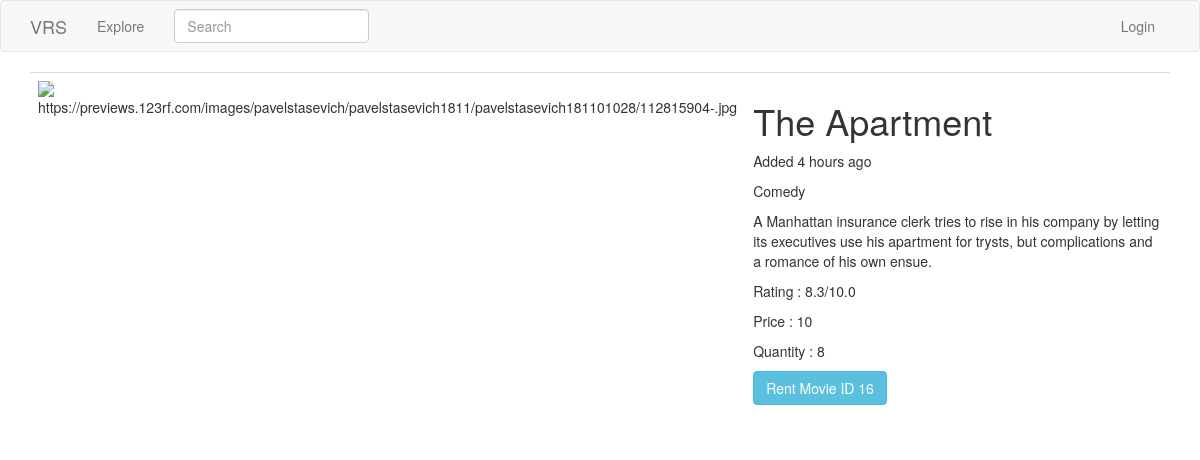
/movie/16, run on an earlier commit of the app's database.
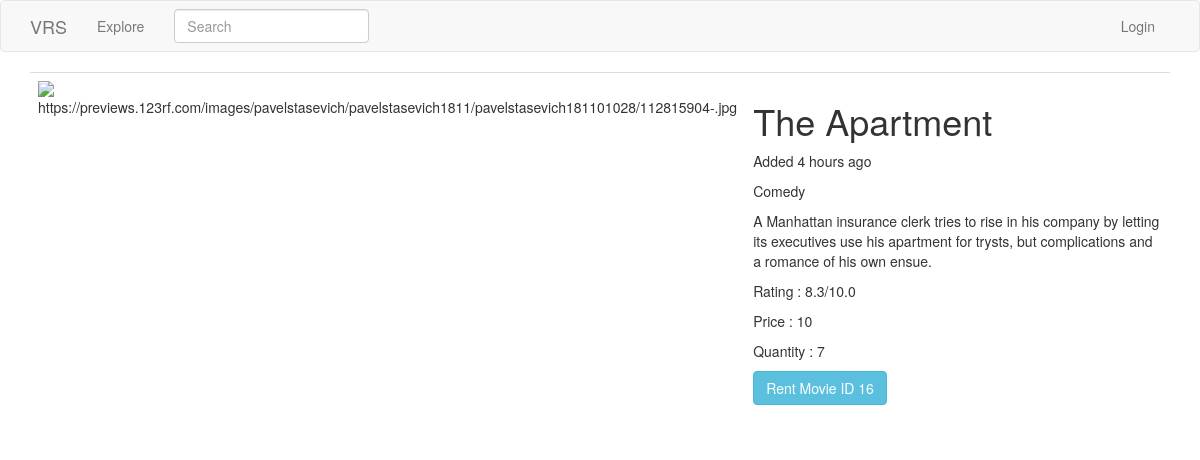
And on a later commit of the database.
### app/models.py (models this page shows, shortened)
class SearchableMixin(object):
    @classmethod
    def search(cls, expression, page, per_page):
        ids, total = query_index(cls.__tablename__, expression, page, per_page)
        if total == 0:
            return cls.query.filter_by(id=0), 0
        when = []
        for i in range(len(ids)):
            when.append((ids[i], i))
        return cls.query.filter(cls.id.in_(ids)).order_by(
            db.case(when, value=cls.id)), total

class Movie(SearchableMixin,db.Model):
    __searchable__ = ['name', 'genre', 'rating', 'price', 'description']
    id = db.Column(db.Integer, primary_key=True)
    name = db.Column(db.String(40))
    img_path = db.Column(db.String(140))
    description = db.Column(db.String(140))
    genre = db.Column(db.String(40))
    rating = db.Column(db.Float)
    price = db.Column(db.Float)
    quantity = db.Column(db.Integer)
    timestamp = db.Column(db.DateTime, index=True, default=datetime.utcnow)

### app/routes.py (the view)
@app.route('/movie/<id>', methods=['GET', 'POST'])
def movie(id):
    if str(request.form.get('Rent Movie'))[:10] == 'Rent Movie':
        if(current_user.is_authenticated):
            rent_movie(current_user.id, int(str(request.form.get('Rent Movie'))[14:]))
        else:
            flash('Please login to rent a movie')
    movie = Movie.query.filter_by(id=id).first_or_404()
    page = request.args.get('page', 1, type=int)
    movies = Movie.query.order_by(Movie.timestamp.desc()).paginate(
        page, app.config['MOVIES_PER_PAGE'], False)
    next_url = url_for('movie',id=Movie.query.order_by(Movie.id.data)[-1], page=movies.next_num) \
        if movies.has_next else None
    prev_url = url_for('movie',id=Movie.query.order_by(Movie.id.data)[0], page=movies.prev_num) \
        if movies.has_prev else None
    return render_template('movie.html', movie=movie, movies=movies.items,
                           next_url=next_url, prev_url=prev_url)

### app/forms.py
class SearchForm(FlaskForm):
    q = StringField('Search', validators=[DataRequired()])
    def __init__(self, *args, **kwargs):
        if 'formdata' not in kwargs:
            kwargs['formdata'] = request.args
        if 'meta' not in kwargs:
            kwargs['meta'] = {'csrf': False}
        super(SearchForm, self).__init__(*args, **kwargs)

### app/routes.py (called while the page is built)
@app.before_request
def before_request():
    if current_user.is_authenticated:
        current_user.last_seen = datetime.utcnow()
        db.session.commit()
    g.search_form = SearchForm()
    g.locale = str(getlocale())

### app/templates/movie.html
{% extends "base.html" %}
{% block app_content %}
    <table class="table table-hover">
        <tr>
            <td width="300px"><img width="300" height="400" src="{{ movie.img_path }}" alt="https://previews.123rf.com/images/pavelstasevich/pavelstasevich1811/pavelstasevich181101028/112815904-.jpg"></td>
        <td>
            <h1>{{ movie.name }}</h1>
            {% if movie.timestamp %}
            <p>Added {{ moment(movie.timestamp).fromNow() }}</p>
            {% endif %}
            <p>{{ movie.genre }}</p>
            <p>{{ movie.description }}</p>
            <p>Rating : {{ movie.rating }}/10.0</p>
            <p>Price : {{ movie.price }}</p>
            <p>Quantity : {{ movie.quantity }}</p>
            {% if current_user.is_authenticated %}
            {% if current_user.user_cat=='user' %}
            <form method="post" >
                <input type="submit" class="btn btn-info" value="Rent Movie ID {{ movie.id }}" name="Rent Movie">
            </form>
            {% else %}
            <form method="post" >
                <a href="{{ url_for('edit_movie',id=movie.id) }}">
                <input type="button" class="btn btn-info" value="Edit Movie Details" name="Edit Movie Details">
                </a>
            </form>
            {% endif %}
            {% else %}
            <form method="post" >
                <input type="submit" class="btn btn-info" value="Rent Movie ID {{ movie.id }}" name="Rent Movie">
            </form>
            {% endif %}
        </td>
        </tr>
    </table>
{% endblock %}

What changed in the data, as far as the page shows it:
changed Movie "The Apartment": quantity "8" → "7"
